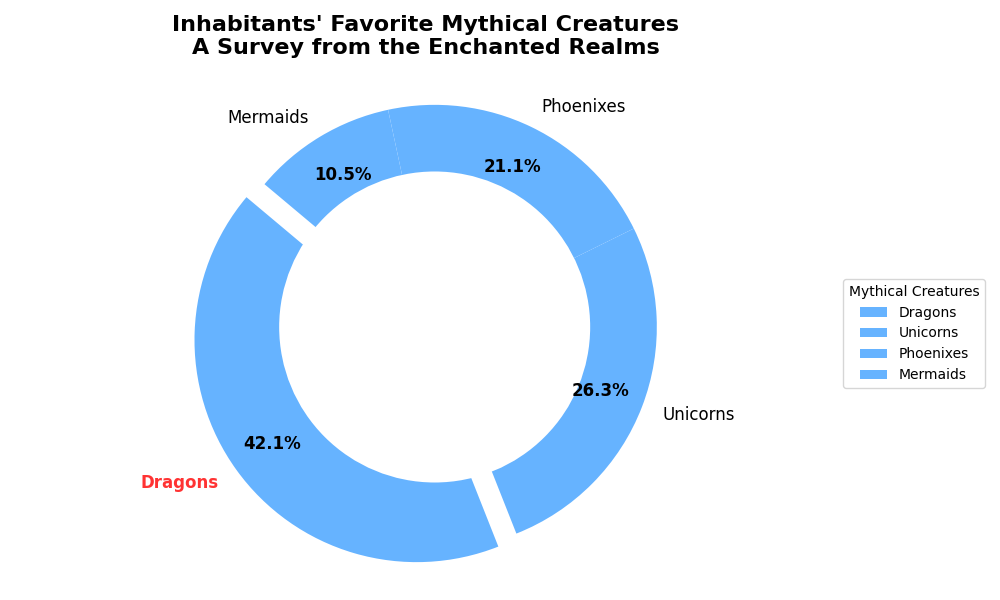

This chart was generated by the following Python code:
import matplotlib.pyplot as plt
import numpy as np

# Data for the survey
creatures = ['Dragons', 'Unicorns', 'Phoenixes', 'Mermaids']
popularity = [40, 25, 20, 10]

# Plotting the Pie Chart
fig, ax = plt.subplots(figsize=(10, 6))
common_color = '#66b3ff'
wedges, texts, autotexts = ax.pie(popularity, colors=[common_color]*len(creatures), labels=creatures, autopct='%1.1f%%',
                                  startangle=140, pctdistance=0.80, explode=[0.1 if p == max(popularity) else 0 for p in popularity])

# Adding annotation for emphasis
for i, (pct, txt) in enumerate(zip(autotexts, texts)):
    txt.set_fontsize(12)
    if popularity[i] == max(popularity):
        txt.set_fontweight('bold')
        txt.set_color('#ff3333')
    txt.set_text('\n'.join(txt.get_text().split()))
    pct.set_fontsize(12)
    pct.set_color('black')

# Titles and customization
plt.title("Inhabitants' Favorite Mythical Creatures\nA Survey from the Enchanted Realms", fontsize=16, fontweight='bold', pad=20)
plt.setp(autotexts, size=12, weight="bold", color="black")

# Add a circle at the center to create a 'donut' appearance
centre_circle = plt.Circle((0,0), 0.70, fc='white')
fig.gca().add_artist(centre_circle)

# Ensure equal aspect ratio to make the pie a perfect circle
ax.axis('equal')  

# Legend placed outside the chart
ax.legend(wedges, creatures, title="Mythical Creatures", loc='center left', bbox_to_anchor=(1, 0, 0.5, 1))

# Automatically adjust the layout to prevent overlapping
plt.tight_layout()

# Display the plot
plt.show()
